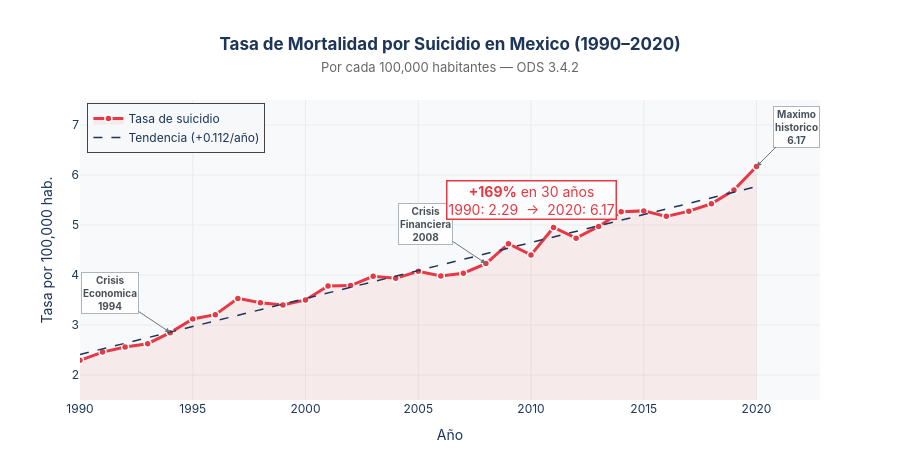

Notebook code cell kept with this figure:
### Markdown cell above
---
## Alarma 4 — La Crisis de Salud Mental Invisible

La tasa de suicidio en México se **triplicó** en 30 años.  
De 2.29 por cada 100,000 habitantes en 1990 a **6.17 en 2020**.

Este indicador mide solo el extremo más visible de una crisis de salud mental que permanece profundamente subatendida. El ODS 3 establece metas explícitas sobre bienestar mental. México no las está cumpliendo.

### Code cell
# ══════════════════════════════════════════════════════════════════════════════
# FIGURA 5 — Tasa de suicidio (1990–2020) con anotaciones narrativas
# ══════════════════════════════════════════════════════════════════════════════

suic = get_serie('3.4.2.A')

fig_suic = go.Figure()

fig_suic.add_trace(go.Scatter(
    x=suic['periodo'], y=suic['valor'],
    fill='tozeroy', fillcolor='rgba(230,57,70,0.08)',
    line=dict(color=COLOR_ALERTA, width=3),
    mode='lines+markers',
    marker=dict(size=7, color=COLOR_ALERTA, line=dict(width=1.5, color='white')),
    name='Tasa de suicidio',
    hovertemplate='<b>%{x}</b><br>Tasa: <b>%{y:.2f}</b> por 100,000 hab.<extra></extra>'
))

# Línea de tendencia lineal
x_s = np.array(suic['periodo'])
y_s = np.array(suic['valor'])
m_s, b_s = np.polyfit(x_s, y_s, 1)
fig_suic.add_trace(go.Scatter(
    x=x_s, y=m_s * x_s + b_s,
    mode='lines', name=f'Tendencia (+{m_s:.3f}/año)',
    line=dict(color='#1D3557', width=1.5, dash='dash'),
    hoverinfo='skip'
))

# Hitos de contexto socioeconómico
hitos = [
    (1994, 2.85, 'Crisis<br>Economica<br>1994', -60, -40),
    (2008, 4.23, 'Crisis<br>Financiera<br>2008', -60, -40),
    (2020, 6.17, 'Maximo<br>historico<br>6.17', 40, -40),
]
for año, val, txt, ax_, ay_ in hitos:
    fig_suic.add_annotation(
        x=año, y=val, text=f'<b>{txt}</b>',
        showarrow=True, arrowhead=2, arrowcolor='#6C757D',
        ax=ax_, ay=ay_, font=dict(size=10, color='#495057'),
        bgcolor='rgba(255,255,255,0.85)', bordercolor='#ADB5BD', borderwidth=1
    )

fig_suic.add_annotation(
    x=2010, y=5.5,
    text='<b>+169%</b> en 30 años<br>1990: 2.29  →  2020: 6.17',
    showarrow=False, font=dict(size=14, color=COLOR_ALERTA),
    bgcolor='rgba(255,255,255,0.9)', bordercolor=COLOR_ALERTA, borderwidth=1.5
)

fig_suic.update_layout(
    title=dict(
        text='<b>Tasa de Mortalidad por Suicidio en Mexico (1990–2020)</b><br>'
             '<span style="font-size:13px;font-weight:normal;color:#666">'
             'Por cada 100,000 habitantes — ODS 3.4.2</span>',
        x=0.5, xanchor='center'
    ),
    xaxis=dict(title='Año', showgrid=True, gridcolor='#E9ECEF', dtick=5),
    yaxis=dict(title='Tasa por 100,000 hab.', range=[1.5, 7.5],
               showgrid=True, gridcolor='#E9ECEF'),
    height=460, plot_bgcolor=COLOR_FONDO, paper_bgcolor='white',
    font=dict(family='Inter, Arial, sans-serif', color='#1D3557'),
    legend=dict(x=0.01, y=0.99, bgcolor='rgba(248,249,250,0.9)', borderwidth=1),
    margin=dict(t=100, b=60)
)

fig_suic.show()
print(f'Pendiente de crecimiento: +{m_s:.3f} casos/100k por año en promedio')
print(f'Proyeccion 2030 (si continua tendencia): {m_s * 2030 + b_s:.2f} por 100k')

### Figure 1 — Plotly figure (JSON) as saved in the notebook; plotly's stock layout.template omitted (floating-point values rounded to 4 significant figures)
{"data": [{"fill": "tozeroy", "fillcolor": "rgba(230,57,70,0.08)", "hovertemplate": "<b>%{x}</b><br>Tasa: <b>%{y:.2f}</b> por 100,000 hab.<extra></extra>", "line": {"color": "#E63946", "width": 3}, "marker": {"color": "#E63946", "line": {"color": "white", "width": 1.5}, "size": 7}, "mode": "lines+markers", "name": "Tasa de suicidio", "type": "scatter", "x": [1990, 1991, 1992, 1993, 1994, 1995, 1996, 1997, 1998, 1999, 2000, 2001, 2002, 2003, 2004, 2005, 2006, 2007, 2008, 2009, 2010, 2011, 2012, 2013, 2014, 2015, 2016, 2017, 2018, 2019, 2020], "y": [2.293, 2.458, 2.56, 2.626, 2.847, 3.121, 3.206, 3.532, 3.445, 3.4, 3.502, 3.78, 3.789, 3.974, 3.933, 4.076, 3.982, 4.036, 4.228, 4.626, 4.401, 4.951, 4.737, 4.972, 5.267, 5.282, 5.173, 5.277, 5.424, 5.698, 6.169]}, {"hoverinfo": "skip", "line": {"color": "#1D3557", "dash": "dash", "width": 1.5}, "mode": "lines", "name": "Tendencia (+0.112/año)", "type": "scatter", "x": [1990, 1991, 1992, 1993, 1994, 1995, 1996, 1997, 1998, 1999, 2000, 2001, 2002, 2003, 2004, 2005, 2006, 2007, 2008, 2009, 2010, 2011, 2012, 2013, 2014, 2015, 2016, 2017, 2018, 2019, 2020], "y": [2.411, 2.522, 2.634, 2.746, 2.858, 2.97, 3.082, 3.194, 3.306, 3.418, 3.53, 3.642, 3.753, 3.865, 3.977, 4.089, 4.201, 4.313, 4.425, 4.537, 4.649, 4.761, 4.873, 4.984, 5.096, 5.208, 5.32, 5.432, 5.544, 5.656, 5.768]}], "layout": {"annotations": [{"arrowcolor": "#6C757D", "arrowhead": 2, "ax": -60, "ay": -40, "bgcolor": "rgba(255,255,255,0.85)", "bordercolor": "#ADB5BD", "borderwidth": 1, "font": {"color": "#495057", "size": 10}, "showarrow": true, "text": "<b>Crisis<br>Economica<br>1994</b>", "x": 1994, "y": 2.85}, {"arrowcolor": "#6C757D", "arrowhead": 2, "ax": -60, "ay": -40, "bgcolor": "rgba(255,255,255,0.85)", "bordercolor": "#ADB5BD", "borderwidth": 1, "font": {"color": "#495057", "size": 10}, "showarrow": true, "text": "<b>Crisis<br>Financiera<br>2008</b>", "x": 2008, "y": 4.23}, {"arrowcolor": "#6C757D", "arrowhead": 2, "ax": 40, "ay": -40, "bgcolor": "rgba(255,255,255,0.85)", "bordercolor": "#ADB5BD", "borderwidth": 1, "font": {"color": "#495057", "size": 10}, "showarrow": true, "text": "<b>Maximo<br>historico<br>6.17</b>", "x": 2020, "y": 6.17}, {"bgcolor": "rgba(255,255,255,0.9)", "bordercolor": "#E63946", "borderwidth": 1.5, "font": {"color": "#E63946", "size": 14}, "showarrow": false, "text": "<b>+169%</b> en 30 años<br>1990: 2.29  →  2020: 6.17", "x": 2010, "y": 5.5}], "font": {"color": "#1D3557", "family": "Inter, Arial, sans-serif"}, "height": 460, "legend": {"bgcolor": "rgba(248,249,250,0.9)", "borderwidth": 1, "x": 0.01, "y": 0.99}, "margin": {"b": 60, "t": 100}, "paper_bgcolor": "white", "plot_bgcolor": "#F8F9FA", "title": {"text": "<b>Tasa de Mortalidad por Suicidio en Mexico (1990–2020)</b><br><span style=\"font-size:13px;font-weight:normal;color:#666\">Por cada 100,000 habitantes — ODS 3.4.2</span>", "x": 0.5, "xanchor": "center"}, "xaxis": {"dtick": 5, "gridcolor": "#E9ECEF", "showgrid": true, "title": {"text": "Año"}}, "yaxis": {"gridcolor": "#E9ECEF", "range": [1.5, 7.5], "showgrid": true, "title": {"text": "Tasa por 100,000 hab."}}}}
